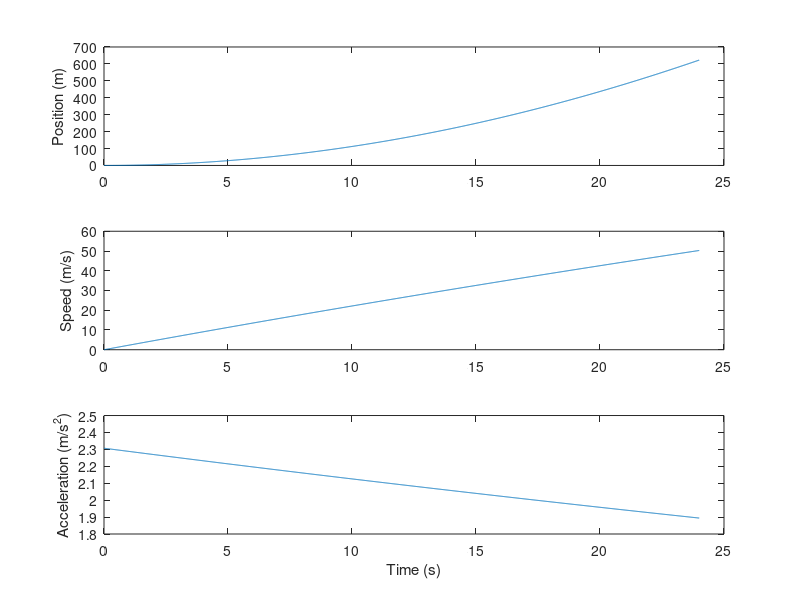

Source code (MATLAB): (Note: this script raises an error after producing the figure.)
close all; clear all; clc;
%% Takeoff Roll

%-------- Parameter Setup
% Atmosphere
rho = 1.18995;                  % kg/m^3
R = 287;                        % J/Kg-K
T =288.15;                      % Kelvin
gamma = 1.4;                     
Papt    = 97716.6;              % Pascal
P0      = 101325;               % Pascal
kdelta  = Papt/P0;              
ft2meter = 0.3048;              % feet to meter conversion rate
h = 542*ft2meter;               % m
ss = sqrt(T*R*gamma);           % m/s
%Airplane
Cd  = 0.025;
Cl  = 0.349;
S   = 125;                      % m^2
% Thrust Paramters
Fstatic = 216000;
K0_h2f = 1;
k1_h2f = 3.281*10^-5;
k2_h2f = 10.764*10^-9;
const_F = kdelta*Fstatic*(K0_h2f+k1_h2f*h+k2_h2f*h^2);
k_0_M2F = 1;
k_1_M2F = -1.07;
k_2_M2F= 0.56;
k_prime_F0 = k_0_M2F;
k_prime_F1 = k_1_M2F/ss;
k_prime_F2 = k_2_M2F/ss^2;
% Other parameters
delt = 0.01;                   % seconds
t= 0:delt:24;
g   = 9.81;                  % m/s^2
mu  = 0.03;                     % Rolling friction Coefficient
Wdot = 9;                       % N/s

%-------- Variable Setup
p1 = zeros(length(t),1);
v1 = zeros(length(t),1);
a1 = zeros(length(t),1);
W1 = zeros(length(t),1);
T1 = zeros(length(t),1);
L1 = zeros(length(t),1);
N1 = zeros(length(t),1);
D1 = zeros(length(t),1);
T1(1) = const_F*(k_prime_F0 + k_prime_F1*v1(1) + k_prime_F2*v1(1)^2);  % N
W1(1) = 790100;  % N
N1(1) = W1(1);
a1(1) = g/W1(1)*(T1(1)-D1(1)-mu*N1(1));

%-------- Simulate
for i=1:length(t)-1
    p1(i+1) = p1(i)+v1(i)*delt;
    v1(i+1) = v1(i)+a1(i)*delt;
    W1(i+1) = W1(i)-Wdot*delt;
    T1(i+1) = const_F*(k_prime_F0 + k_prime_F1*v1(i+1) + k_prime_F2*v1(i+1)^2);
    L1(i+1) = 0.5*rho*v1(i+1)^2*S*Cl;
    N1(i+1) = W1(i+1)-L1(i+1);
    D1(i+1) = 0.5*rho*v1(i+1)^2*S*Cd;
    a1(i+1) = g/W1(i+1)*(T1(i+1)-D1(i+1)-mu*N1(i+1));
end

%-------- Plot
subplot(3,1,1)
plot(t,p1)
ylabel('Position (m)')
subplot(3,1,2)
plot(t,v1)
ylabel('Speed (m/s)')
subplot(3,1,3)
plot(t,a1)
ylabel('Acceleration (m/s^2)')
xlabel('Time (s)')
sgtitle('Takeoff Roll')
v1(end)
%% Constant Weight Takeoff Roll
%---- Variable Setup
p2 = zeros(length(t),1);
v2 = zeros(length(t),1);
aa2 = zeros(length(t),1);
W2 = 790100;                %N
const_D = 0.5*rho*S*Cd;
const_L = 0.5*rho*S*Cl;
a = g/W2*(const_F*k_prime_F2-const_D+mu*const_L);
b = g/W2*(const_F*k_prime_F1);
c = g/W2*(const_F*k_prime_F0-mu*W2);
fprintf('Analytical expression for the acceleration of the aircraft as a function of time: \n')
fprintf('v^2(g/W2*(const_F*k_prime_F2-const_D+mu*const_L))+v(g/W2*(const_F*k_prime_F1))+g/W2*(const_F*k_prime_F0-mu*W2)) \n')

syms vv time
a2 = vv^2*a+vv*b+c;
% Integrate acceleration
T = int(1/a2);
intConstant = subs(T,0);
T = int(1/a2)-intConstant;
vv = solve(T==time,vv);
aa2(1)= subs(a2,v2(1));
for i = 1:length(t)-1
    p2(i+1) = p2(i)+delt*v2(i);
    v2(i+1) = subs(vv,t(i+1));
    aa2(i+1)= subs(a2,v2(i+1));
end

%---- Plot
figure,
subplot(3,1,1)
plot(t,p2)
ylabel('Position (m)')
subplot(3,1,2)
plot(t,v2)
ylabel('Speed (m/s)')
subplot(3,1,3)
plot(t,aa2)
ylabel('Acceleration (m/s^2)')
xlabel('Time (s)')
sgtitle('Takeoff Roll: Constant Weight')

%% Constant Weight and Acceleration Takeoff Roll
%---- Variable Setup
p3 = zeros(length(t),1);
v3 = zeros(length(t),1);
a3 = ones(length(t),1);
W3 = 790100;                %N

T3 = const_F;  % N

N3 = W3;
a3 = a3*g/W3*(T3-mu*N3);
for k = 1:length(t)-1
    p3(k+1) = p3(k)+v3(k)*delt;
    v3(k+1) = v3(k)+a3(k)*delt;
end

%---- Plot
figure,
subplot(3,1,1)
plot(t,p3)
ylabel('Position (m)')
subplot(3,1,2)
plot(t,v3)
ylabel('Speed (m/s)')
subplot(3,1,3)
plot(t,a3)
ylabel('Acceleration (m/s^2)')
xlabel('Time (s)')
sgtitle('Takeoff Roll: Constant Weight and Acceleration')

%% Comparison d)
figure,
subplot(3,1,1)
plot(t,p1)
hold on,
plot(t,p2,'-.')
hold on,
plot(t,p3)
ylabel('Position (m)')
legend('No Approximation','Constant Weight','Constant Weight and Acceleration')
subplot(3,1,2)
plot(t,v1)
hold on,
plot(t,v2,'-.')
hold on,
plot(t,v3)
ylabel('Velocity (m/s)')
legend('No Approximation','Constant Weight','Constant Weight and Acceleration')
subplot(3,1,3)
plot(t,a1)
hold on,
plot(t,aa2,'-.')
hold on,
plot(t,a3)
xlabel('Time (s)')
ylabel('Acceleration (m/s^2)')
legend('No Approximation','Constant Weight','Constant Weight and Acceleration')


fprintf (['The full model and the constant weight approximation model has almost identical \n'...
    'velocities and postion while the constant acceleration and weight model shares the same trend \n' ...
    'and is off in velociites and position estimates deviate at an increasingly rate as the time increases. \n'])
fprintf(['The psoition and velocities in the constant acceleration are greater than the other two models \n '...
    'This error is due to the model not accounting for the increase in drag as the speed increases. Therefore, \n'...
    'the velocities increases constantly and the plane travels further than the other two models. Also, I expected \n'...
    'a decrease in velocity when only the weight was kept constant because weight is inversely proportional to\n'...
    'the acceleration, but I didn''t see a much different in the velocities between the constant weight model. \n'...
    'Constant weight could have affected the velocity if the simulation was longer, but it the given amount of time \n'...
    'constant weight didn'' have a huge impact on the simulation.'])

